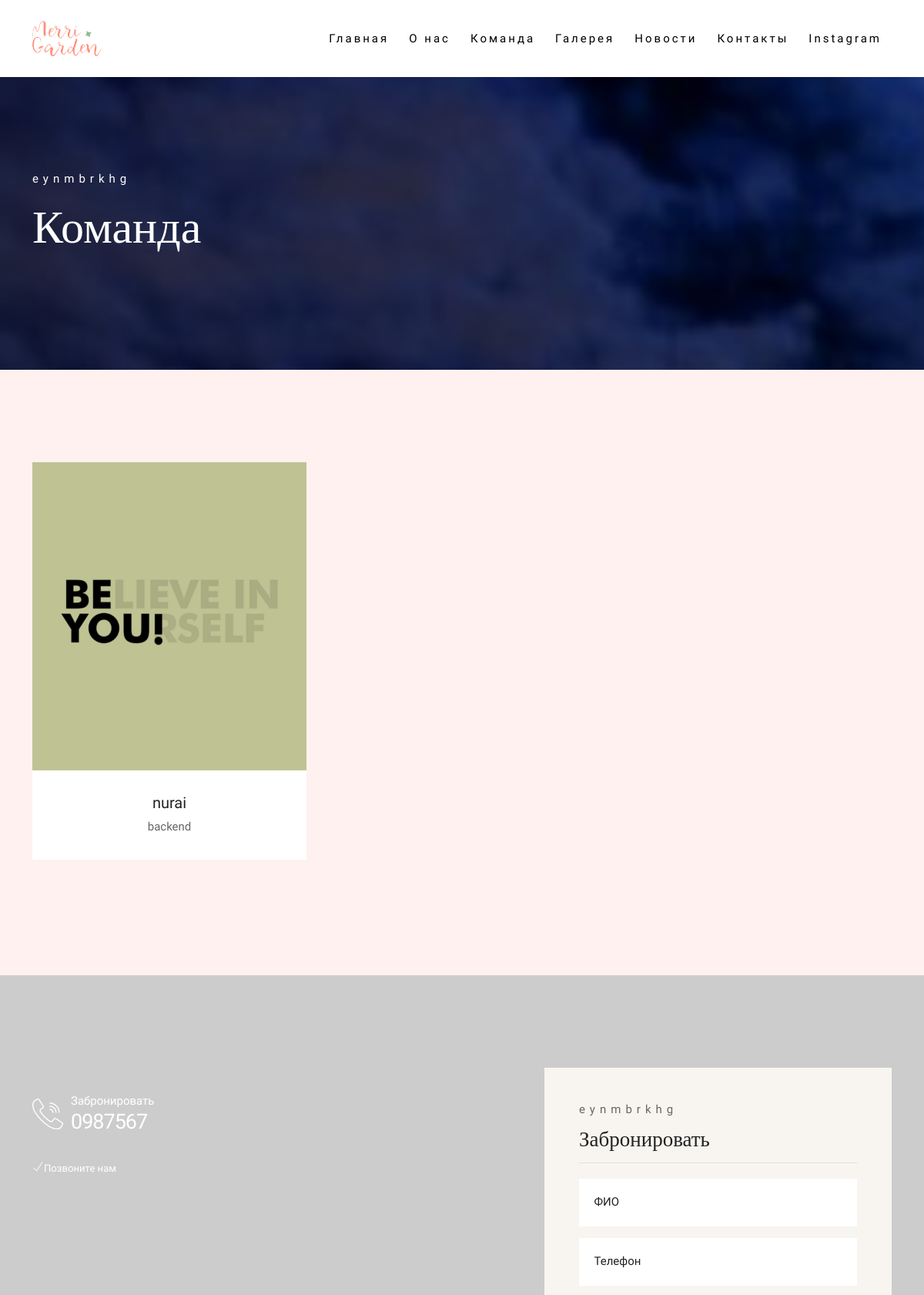
Before: /team/ (upper part) with the older database file.
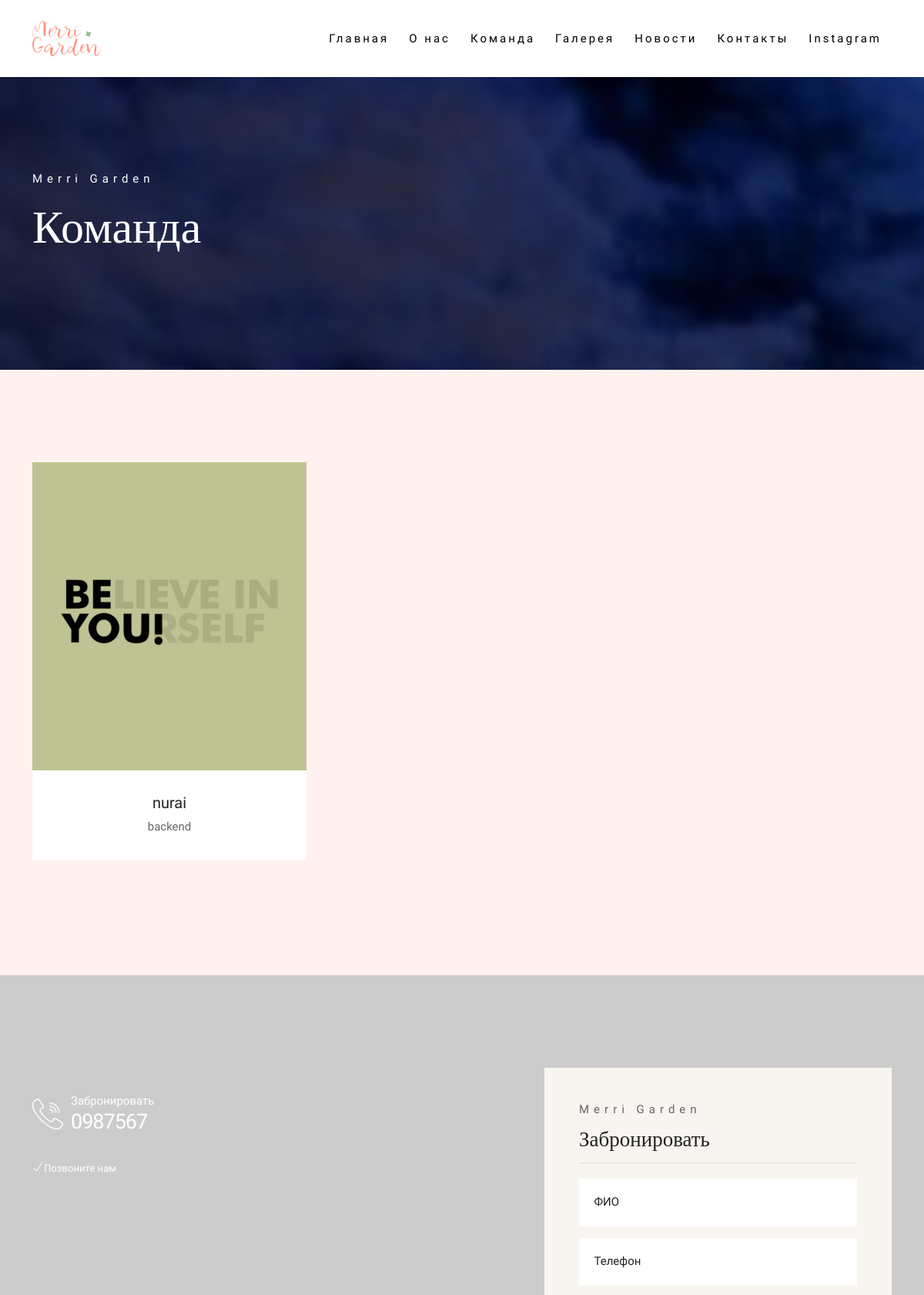
After: the same page with the newer database file.
### apps/base/models.py (models this page shows, shortened)
class Admin(models.Model):
    title = models.CharField(max_length=50, verbose_name='Название')
    phone = models.CharField(max_length=30, verbose_name='Телефонный номер')
    email = models.EmailField(verbose_name='Email')
    location = models.CharField(max_length=255, verbose_name='Локация')
    instagram = models.URLField(verbose_name='Instagram')
    twitter = models.URLField(verbose_name='Twitter')
    youtube = models.URLField(verbose_name='YouTube')
    facebook = models.URLField(verbose_name='Facebook')
    class Meta:
        verbose_name = 'Админ'
        verbose_name_plural = 'Админ'

### apps/base/views.py (the view)
# urls.py: path('team/', team, name='team_url'),
def team(request):
    admin = Admin.objects.latest('id')
    team = Team.objects.all()
    footer = Footer.objects.all()
    about = AboutUs.objects.latest('id')
    if request.method =="POST":
        name = request.POST.get('name')
        phone = request.POST.get('phone')
        date = request.POST.get('date')
        message = request.POST.get('message')
    return render(request, 'team.html', locals())

### templates/team.html (shortened to what this page needs)
{% extends 'include/homepage.html' %}
{% load static %}
{% block content %}
{% include 'include/header.html' %}
    <div class="banner-header section-padding valign bg-img bg-fixed" data-overlay-dark="4" data-background="{{about.background.url}}">
        <div class="container">
            <div class="row">
                <div class="col-md-12 caption mt-90">
                    <h5>{{admin.title}}</h5>
                    <h1>Команда</h1>
                </div>
            </div>
        </div>
    </div>
    <section class="team section-padding bg-cream">
        <div class="container">
            <div class="row">
                {% for team in team %}
                <div class="col-md-4">
                    <div class="item">
                        <div class="img"> <img src="{{team.image.url}}" alt=""> </div>
                        <div class="info">
                            <h6>{{team.name}}</h6>
                            <p>{{team.work}}</p>
                        </div>
                    </div>
                </div>
                {% endfor %}
            </div>
        </div>
    </section>
    {% include 'include/footer.html' %}
{% endblock %}

### templates/include/footer.html (shortened to what this page needs)
{% load static %}
<section class="testimonials">
    <div class="background bg-img bg-fixed section-padding pb-0" data-background="{{footer.image.url}}"
        data-overlay-dark="2">
        <div class="container">
            <div class="row">
                <div class="col-md-5 mb-30 mt-30">
                    <div class="reservations mb-30">
                        <div class="icon color-1"><span class="flaticon-call"></span></div>
                        <div class="text">
                            <p class="color-1">Забронировать</p> <a class="color-1" href="tel:{{admin.phone}}">{{admin.phone}}</a>
                        </div>
                    </div>
                    <p><i class="ti-check"></i><small>Позвоните нам</small></p>
                </div>
                <div class="col-md-5 offset-md-2">
                    <div class="booking-box">
                        <div class="head-box">
                            <h6>{{admin.title}}</h6>
                            <h4>Забронировать</h4>
                        </div>
                        <div class="booking-inner clearfix">
                            <form method="POST" class="form1 clearfix">
                                <div class="row">
                                    <div class="col-md-12">
                                        <div class="input1_wrapper">
                                            <div class="input1_inner">
                                                <input type="text" name="fullname" class="form-control baseinput"
                                                    placeholder="ФИО">
                                            </div>
                                        </div>
                                    </div>
                                    <div class="col-md-12">
                                        <div class="input1_wrapper">
                                            <div class="input1_inner">
                                                <input type="text" name="phone" class="form-control baseinput"
                                                    placeholder="Телефон">
                                            </div>
                                        </div>
                                    </div>
                                </div>
                            </form>
                        </div>
                    </div>
                </div>
            </div>
        </div>
    </div>
</section>

Changed rows visible on the page:
changed Admin: title "eynmbrkhg" → "Merri Garden"
